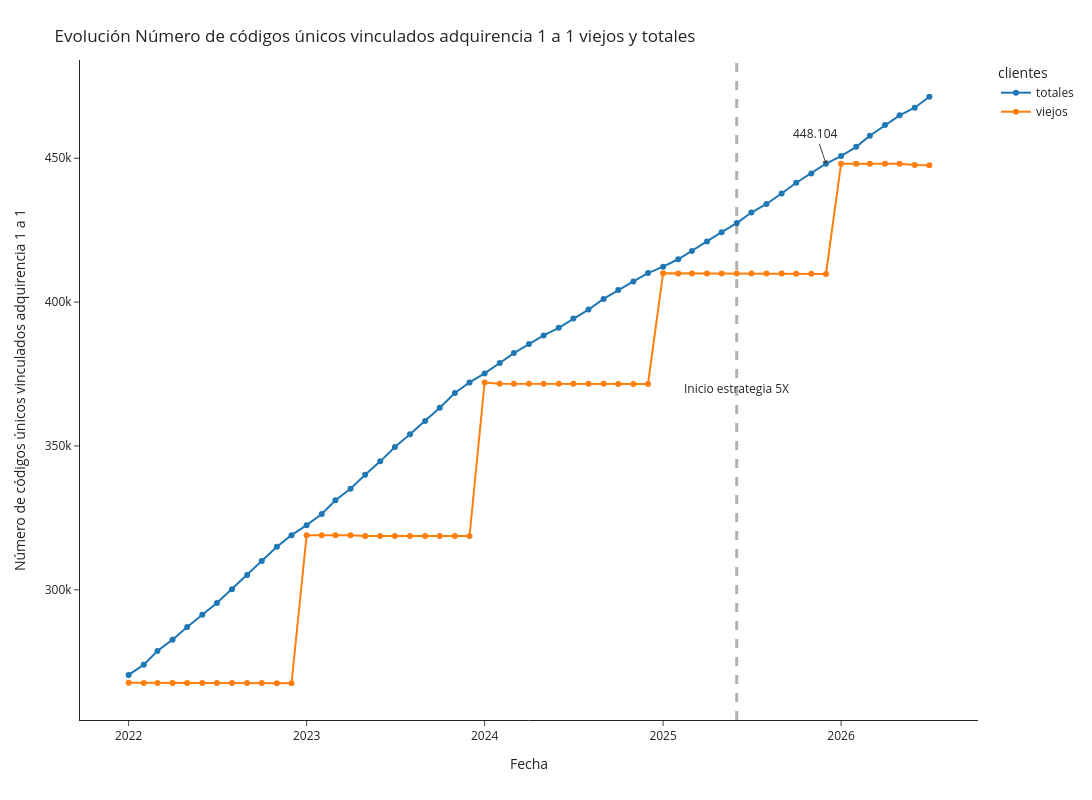

Notebook code for this chart:
### Markdown cell above
# Vinculaciones

### Code cell
df_plot1 = df[['fecha_ymd2', 'num_vinc_new_cumsum_ym']]
df_plot1.columns = ['fecha', 'cantidad_clientes']
df_plot1['clientes'] = 'nuevos'
df_plot2 = df[['fecha_ymd2', 'num_vinc_old']]
df_plot2.columns = ['fecha', 'cantidad_clientes']
df_plot2['clientes'] = 'viejos'
df_plot3 = df[['fecha_ymd2', 'num_vinc_all']]
df_plot3.columns = ['fecha', 'cantidad_clientes']
df_plot3['clientes'] = 'totales'

df_plot = pd.concat([df_plot3, df_plot2])
fig = px.line(df_plot, x="fecha", y="cantidad_clientes", color='clientes',markers=True, template='simple_white', width=1600, height=800)
fig.add_vline(x='2025-06-01', line_width=3, line_dash="dash")
fig.update_layout(
    title={
        'text': "Evolución Número de códigos únicos vinculados adquirencia 1 a 1 viejos y totales",
        'xanchor': 'left',
        'yanchor': 'top'},
    xaxis=dict(
            title=dict(
                text="Fecha"
            )),
    yaxis=dict(
            title=dict(
                text="Número de códigos únicos vinculados adquirencia 1 a 1"
            ))
)
fig.add_annotation(x='2025-06-01', y=370000,
            text="Inicio estrategia 5X",
            showarrow=False,
            arrowhead=1)
fig.add_annotation(x='2025-12-01', y=448104,
            text="448.104",
            showarrow=True,
            arrowhead=1)
fig.show()

### Figure 1 — Plotly figure (JSON) as saved in the notebook; plotly's stock layout.template omitted (floating-point values rounded to 4 significant figures)
{"data": [{"hovertemplate": "clientes=totales<br>fecha=%{x}<br>cantidad_clientes=%{y}<extra></extra>", "legendgroup": "totales", "line": {"color": "#1F77B4", "dash": "solid"}, "marker": {"symbol": "circle"}, "mode": "lines+markers", "name": "totales", "orientation": "v", "showlegend": true, "type": "scatter", "x": ["2026-07-01T00:00:00", "2026-06-01T00:00:00", "2026-05-01T00:00:00", "2026-04-01T00:00:00", "2026-03-01T00:00:00", "2026-02-01T00:00:00", "2026-01-01T00:00:00", "2025-12-01T00:00:00", "2025-11-01T00:00:00", "2025-10-01T00:00:00", "2025-09-01T00:00:00", "2025-08-01T00:00:00", "2025-07-01T00:00:00", "2025-06-01T00:00:00", "2025-05-01T00:00:00", "2025-04-01T00:00:00", "2025-03-01T00:00:00", "2025-02-01T00:00:00", "2025-01-01T00:00:00", "2024-12-01T00:00:00", "2024-11-01T00:00:00", "2024-10-01T00:00:00", "2024-09-01T00:00:00", "2024-08-01T00:00:00", "2024-07-01T00:00:00", "2024-06-01T00:00:00", "2024-05-01T00:00:00", "2024-04-01T00:00:00", "2024-03-01T00:00:00", "2024-02-01T00:00:00", "2024-01-01T00:00:00", "2023-12-01T00:00:00", "2023-11-01T00:00:00", "2023-10-01T00:00:00", "2023-09-01T00:00:00", "2023-08-01T00:00:00", "2023-07-01T00:00:00", "2023-06-01T00:00:00", "2023-05-01T00:00:00", "2023-04-01T00:00:00", "2023-03-01T00:00:00", "2023-02-01T00:00:00", "2023-01-01T00:00:00", "2022-12-01T00:00:00", "2022-11-01T00:00:00", "2022-10-01T00:00:00", "2022-09-01T00:00:00", "2022-08-01T00:00:00", "2022-07-01T00:00:00", "2022-06-01T00:00:00", "2022-05-01T00:00:00", "2022-04-01T00:00:00", "2022-03-01T00:00:00", "2022-02-01T00:00:00", "2022-01-01T00:00:00"], "xaxis": "x", "y": [471385, 467583, 464916, 461551, 457831, 453969, 450772, 448104, 444725, 441505, 437750, 434113, 431145, 427463, 424315, 421087, 417795, 414893, 412324, 410078, 407176, 404196, 401097, 397396, 394329, 391072, 388397, 385458, 382273, 378833, 375204, 372067, 368382, 363280, 358637, 354074, 349621, 344634, 339967, 335134, 331131, 326336, 322463, 318972, 314962, 309991, 305102, 300187, 295369, 291284, 287082, 282658, 278735, 273973, 270388], "yaxis": "y"}, {"hovertemplate": "clientes=viejos<br>fecha=%{x}<br>cantidad_clientes=%{y}<extra></extra>", "legendgroup": "viejos", "line": {"color": "#FF7F0E", "dash": "solid"}, "marker": {"symbol": "circle"}, "mode": "lines+markers", "name": "viejos", "orientation": "v", "showlegend": true, "type": "scatter", "x": ["2026-07-01T00:00:00", "2026-06-01T00:00:00", "2026-05-01T00:00:00", "2026-04-01T00:00:00", "2026-03-01T00:00:00", "2026-02-01T00:00:00", "2026-01-01T00:00:00", "2025-12-01T00:00:00", "2025-11-01T00:00:00", "2025-10-01T00:00:00", "2025-09-01T00:00:00", "2025-08-01T00:00:00", "2025-07-01T00:00:00", "2025-06-01T00:00:00", "2025-05-01T00:00:00", "2025-04-01T00:00:00", "2025-03-01T00:00:00", "2025-02-01T00:00:00", "2025-01-01T00:00:00", "2024-12-01T00:00:00", "2024-11-01T00:00:00", "2024-10-01T00:00:00", "2024-09-01T00:00:00", "2024-08-01T00:00:00", "2024-07-01T00:00:00", "2024-06-01T00:00:00", "2024-05-01T00:00:00", "2024-04-01T00:00:00", "2024-03-01T00:00:00", "2024-02-01T00:00:00", "2024-01-01T00:00:00", "2023-12-01T00:00:00", "2023-11-01T00:00:00", "2023-10-01T00:00:00", "2023-09-01T00:00:00", "2023-08-01T00:00:00", "2023-07-01T00:00:00", "2023-06-01T00:00:00", "2023-05-01T00:00:00", "2023-04-01T00:00:00", "2023-03-01T00:00:00", "2023-02-01T00:00:00", "2023-01-01T00:00:00", "2022-12-01T00:00:00", "2022-11-01T00:00:00", "2022-10-01T00:00:00", "2022-09-01T00:00:00", "2022-08-01T00:00:00", "2022-07-01T00:00:00", "2022-06-01T00:00:00", "2022-05-01T00:00:00", "2022-04-01T00:00:00", "2022-03-01T00:00:00", "2022-02-01T00:00:00", "2022-01-01T00:00:00"], "xaxis": "x", "y": [447611, 447619, 448057, 448056, 448074, 448099, 448103, 409803, 409832, 409896, 409900, 409903, 409905, 409922, 409925, 409928, 409953, 409938, 410060, 371557, 371563, 371563, 371574, 371579, 371589, 371581, 371587, 371594, 371607, 371597, 372060, 318660, 318662, 318666, 318668, 318670, 318670, 318673, 318680, 318953, 318956, 318971, 318972, 267500, 267519, 267549, 267549, 267580, 267583, 267588, 267586, 267609, 267609, 267627, 267632], "yaxis": "y"}], "layout": {"annotations": [{"arrowhead": 1, "showarrow": false, "text": "Inicio estrategia 5X", "x": "2025-06-01", "y": 370000}, {"arrowhead": 1, "showarrow": true, "text": "448.104", "x": "2025-12-01", "y": 448104}], "height": 800, "legend": {"title": {"text": "clientes"}, "tracegroupgap": 0}, "margin": {"t": 60}, "shapes": [{"line": {"dash": "dash", "width": 3}, "type": "line", "x0": "2025-06-01", "x1": "2025-06-01", "xref": "x", "y0": 0, "y1": 1, "yref": "y domain"}], "title": {"text": "Evolución Número de códigos únicos vinculados adquirencia 1 a 1 viejos y totales", "xanchor": "left", "yanchor": "top"}, "width": 1600, "xaxis": {"anchor": "y", "domain": [0, 1], "title": {"text": "Fecha"}}, "yaxis": {"anchor": "x", "domain": [0, 1], "title": {"text": "Número de códigos únicos vinculados adquirencia 1 a 1"}}}}
